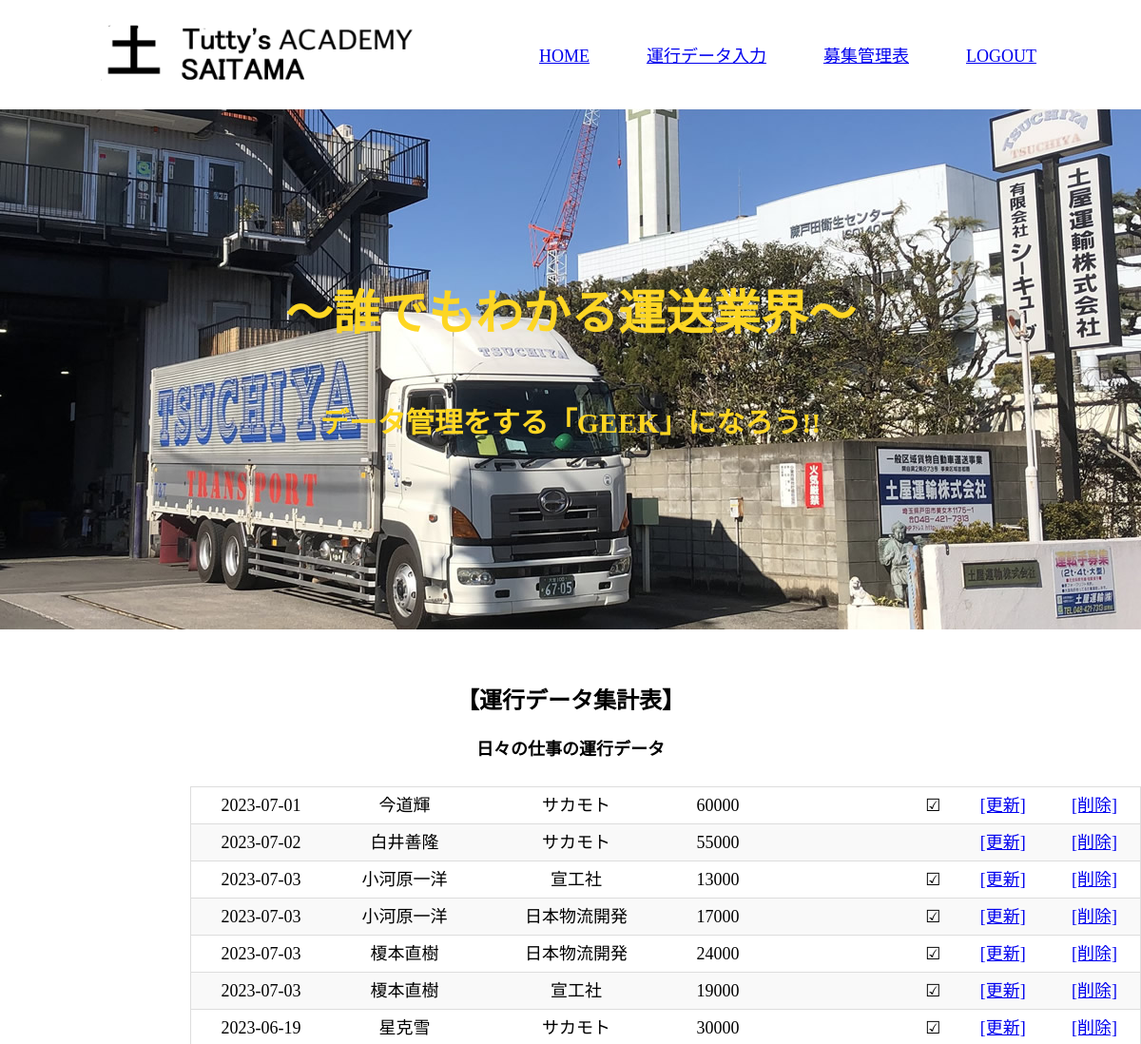
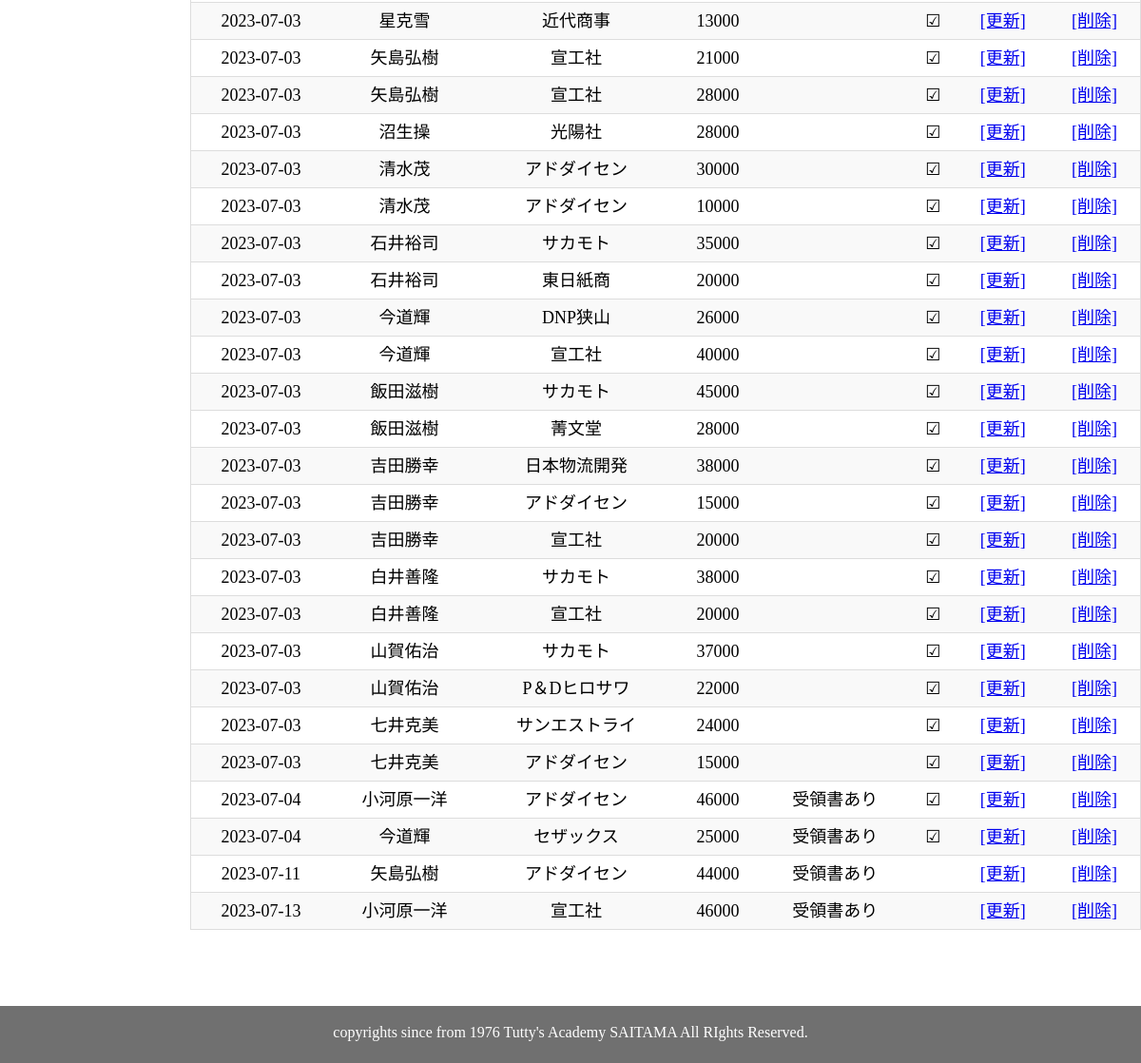
The page /select.php (signed in) on the database its author committed (2 pictures, top to bottom).
### tables this page shows
CREATE TABLE `gs_bm_table` (
  `id` int(12) NOT NULL,
  `date` date NOT NULL,
  `driver_name` varchar(64) NOT NULL,
  `company_name` varchar(64) NOT NULL,
  `price` text NOT NULL,
  `receipt` text NOT NULL,
  `check_btn` varchar(11) NOT NULL,
  `datetime` time NOT NULL
);

### funcs.php (called while the page is built, shortened)
<?php
function h($str)
{
    return htmlspecialchars($str, ENT_QUOTES);
}

### select.php (the view, shortened to what this page needs)
<?php
require_once('funcs.php');
$pdo = db_conn();
$stmt = $pdo->prepare('SELECT * FROM gs_bm_table');
$status = $stmt->execute();
$view="";
if ($status==false) {
  $error = $stmt->errorInfo();
  exit("ErrorQuery:".$error[2]);
}else{
  while( $result = $stmt->fetch(PDO::FETCH_ASSOC)){
    $view .= "<tr>";
    $view .='<td>'. h($result['date']) .'</td>'
    .'<td>'. h($result['driver_name']).'</td>' .'<td>'.h($result['company_name'])
    .'</td>'.'<td>'.h($result['price']).'</td>'.'<td>'.h($result['receipt']).'</td>'
    .'<td>'.h($result['check_btn']).'</td>';
    $view .= '<td>'.'<a href="detail.php?id='. $result['id'] .'">';
    $view .= '[更新]';
    $view .= '</a>'.'</td>';
    if ($_SESSION['kanri_flg'] === 1){
    $view .= '<td>'.'<a href="delete.php?id='. $result['id'] .'">';
    $view .= '[削除]';
    $view .= '</a>'.'</td>';}
    $view .= "</tr>";
  }
}
?>
<!DOCTYPE html>
<html lang="ja">
<head>
    <link rel="stylesheet" href="css/reset.css">
    <link rel="stylesheet" href="css/new.css">
</head>
<body>
    <header>
        <div class="head">
            <h1>
                <a href="home.php"><img class="logo" src="img/header_logo.png" alt="ロゴ写真"></a>
            </h1>
            <nav>
            <ul class="main-nav">
                <li><a href="home.php">HOME</a></li>
                <li><a href="index.php">運行データ入力</a></li>
                <li><a href="contact.php">募集管理表</a></li>
                <li><a href="logout.php">LOGOUT</a></li>
            </ul>
            </nav>
        </div>
    </header>
    <div class="mainbg">
        <img src="img/mainbg.jpg" alt="メイン写真">
        <h1>～誰でもわかる運送業界～</h1>
        <p>データ管理をする「GEEK」になろう!!</p>
    </div>
    <main>
        <div class="contact ">
            <p>【運行データ集計表】</p>
        </div>
        <div class="setumeikai ">
            日々の仕事の運行データ
        </div>
<div>
    <div class="view">
      <table>
        <tbody>
          <?= $view ?>
        </tbody>
      </table>
        </div>
</div>
<footer id="footer ">
    <div class="footer ">
        <p>copyrights since from 1976 Tutty's Academy SAITAMA All RIghts Reserved.</p>
    </div>
</footer>
</body>
</html>

### css/new.css (style rules this page uses)
.head { display: flex; justify-content: space-between; }
.logo { margin: 20px 20px; height: 71px; padding-left: 80px; }
.main-nav { display: flex; font-size: 21px; padding-right: 80px; }
.main-nav li { margin: 30px 30px; justify-content: center ; font-size: 18px; padding-top: 20px; }
.mainbg { text-align: center; filter: grayscale(5%); }
.mainbg h1 { position: absolute; top: 40%; left: 50%; transform: translate(-50%, -50%); text-align: center; color: #ffd61a; font-size: 50px; font-family: 'Courier New', Courier, monospace; font-weight: bold; }
.mainbg p { position: absolute; top: 60%; left: 50%; transform: translate(-50%, -50%); text-align: center; color: #ffd61a; font-weight: lighter; font-size: 30px; font-weight: bold; }
.contact { font-size: 24px; font-weight: bold; padding-top: 60px; margin-bottom: 0px; text-align: center; }
.setumeikai { font-size: 18px; font-weight: bold; padding-top: 30px; margin-bottom: 30px; text-align: center; }
.view { max-width: 1200px; text-align: center; font-size: 18px; padding-left: 200px; }
table { width: 100%; border-collapse: collapse; border: 1px solid #ddd; }
tbody tr:nth-child(even) { background-color: #f9f9f9; }
tbody td { padding: 10px; border-bottom: 1px solid #ddd; }
.footer { height: 40px; background-color: #707070; color: white; text-align: center; padding-top: 20px; margin-top: 80px; }

### rows shown on the page
gs_bm_table: date "2023-07-01", driver_name "今道輝", company_name "サカモト", price "60000", check_btn "☑", value "[更新]", value "[削除]"
gs_bm_table: date "2023-07-02", driver_name "白井善隆", company_name "サカモト", price "55000", value "[更新]", value "[削除]"
gs_bm_table: date "2023-07-03", driver_name "小河原一洋", company_name "宣工社", price "13000", check_btn "☑", value "[更新]", value "[削除]"
gs_bm_table: date "2023-07-03", driver_name "小河原一洋", company_name "日本物流開発", price "17000", check_btn "☑", value "[更新]", value "[削除]"
gs_bm_table: date "2023-07-03", driver_name "榎本直樹", company_name "日本物流開発", price "24000", check_btn "☑", value "[更新]", value "[削除]"
gs_bm_table: date "2023-07-03", driver_name "榎本直樹", company_name "宣工社", price "19000", check_btn "☑", value "[更新]", value "[削除]"
gs_bm_table: date "2023-06-19", driver_name "星克雪", company_name "サカモト", price "30000", check_btn "☑", value "[更新]", value "[削除]"
gs_bm_table: date "2023-07-03", driver_name "星克雪", company_name "近代商事", price "13000", check_btn "☑", value "[更新]", value "[削除]"
gs_bm_table: date "2023-07-03", driver_name "矢島弘樹", company_name "宣工社", price "21000", check_btn "☑", value "[更新]", value "[削除]"
gs_bm_table: date "2023-07-03", driver_name "矢島弘樹", company_name "宣工社", price "28000", check_btn "☑", value "[更新]", value "[削除]"
gs_bm_table: date "2023-07-03", driver_name "沼生操", company_name "光陽社", price "28000", check_btn "☑", value "[更新]", value "[削除]"
gs_bm_table: date "2023-07-03", driver_name "清水茂", company_name "アドダイセン", price "30000", check_btn "☑", value "[更新]", value "[削除]"
gs_bm_table: date "2023-07-03", driver_name "清水茂", company_name "アドダイセン", price "10000", check_btn "☑", value "[更新]", value "[削除]"
gs_bm_table: date "2023-07-03", driver_name "石井裕司", company_name "サカモト", price "35000", check_btn "☑", value "[更新]", value "[削除]"
gs_bm_table: date "2023-07-03", driver_name "石井裕司", company_name "東日紙商", price "20000", check_btn "☑", value "[更新]", value "[削除]"
gs_bm_table: date "2023-07-03", driver_name "今道輝", company_name "DNP狭山", price "26000", check_btn "☑", value "[更新]", value "[削除]"
gs_bm_table: date "2023-07-03", driver_name "今道輝", company_name "宣工社", price "40000", check_btn "☑", value "[更新]", value "[削除]"
gs_bm_table: date "2023-07-03", driver_name "飯田滋樹", company_name "サカモト", price "45000", check_btn "☑", value "[更新]", value "[削除]"
gs_bm_table: date "2023-07-03", driver_name "飯田滋樹", company_name "菁文堂", price "28000", check_btn "☑", value "[更新]", value "[削除]"
gs_bm_table: date "2023-07-03", driver_name "吉田勝幸", company_name "日本物流開発", price "38000", check_btn "☑", value "[更新]", value "[削除]"
gs_bm_table: date "2023-07-03", driver_name "吉田勝幸", company_name "アドダイセン", price "15000", check_btn "☑", value "[更新]", value "[削除]"
gs_bm_table: date "2023-07-03", driver_name "吉田勝幸", company_name "宣工社", price "20000", check_btn "☑", value "[更新]", value "[削除]"
gs_bm_table: date "2023-07-03", driver_name "白井善隆", company_name "サカモト", price "38000", check_btn "☑", value "[更新]", value "[削除]"
gs_bm_table: date "2023-07-03", driver_name "白井善隆", company_name "宣工社", price "20000", check_btn "☑", value "[更新]", value "[削除]"
gs_bm_table: date "2023-07-03", driver_name "山賀佑治", company_name "サカモト", price "37000", check_btn "☑", value "[更新]", value "[削除]"
gs_bm_table: date "2023-07-03", driver_name "山賀佑治", company_name "P＆Dヒロサワ", price "22000", check_btn "☑", value "[更新]", value "[削除]"
gs_bm_table: date "2023-07-03", driver_name "七井克美", company_name "サンエストライ", price "24000", check_btn "☑", value "[更新]", value "[削除]"
gs_bm_table: date "2023-07-03", driver_name "七井克美", company_name "アドダイセン", price "15000", check_btn "☑", value "[更新]", value "[削除]"
gs_bm_table: date "2023-07-04", driver_name "小河原一洋", company_name "アドダイセン", price "46000", receipt "受領書あり", check_btn "☑", value "[更新]", value "[削除]"
gs_bm_table: date "2023-07-04", driver_name "今道輝", company_name "セザックス", price "25000", receipt "受領書あり", check_btn "☑", value "[更新]", value "[削除]"
gs_bm_table: date "2023-07-11", driver_name "矢島弘樹", company_name "アドダイセン", price "44000", receipt "受領書あり", value "[更新]", value "[削除]"
gs_bm_table: date "2023-07-13", driver_name "小河原一洋", company_name "宣工社", price "46000", receipt "受領書あり", value "[更新]", value "[削除]"
